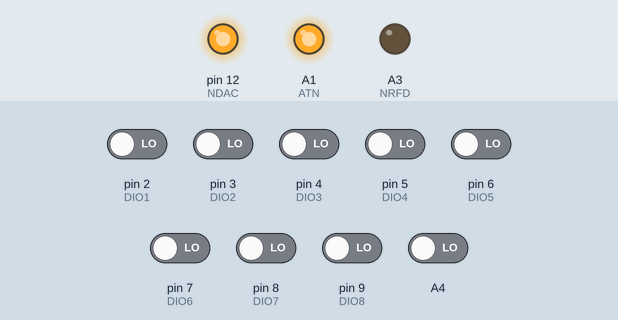
Recording of a sketch running on a simulated Arduino Uno, built with avr-gcc and run on an emulated ATmega328P. On the bench: output pins drawn as LEDs (lit = HIGH). The inputs (shaded band) are chosen by the test bench; at power-on: A4, pin 2 (DIO1), pin 3 (DIO2), pin 4 (DIO3), pin 5 (DIO4), pin 6 (DIO5), pin 7 (DIO6), pin 8 (DIO7), pin 9 (DIO8) LOW. What the sketch prints to the serial monitor is not drawn.

Above: at 1.2 s.
1.3 s: A4 driven HIGH
At 1.9 s:
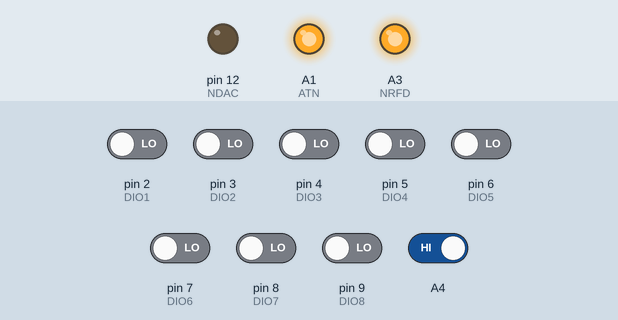
2.8 s: A4 driven LOW
At 3.1 s:
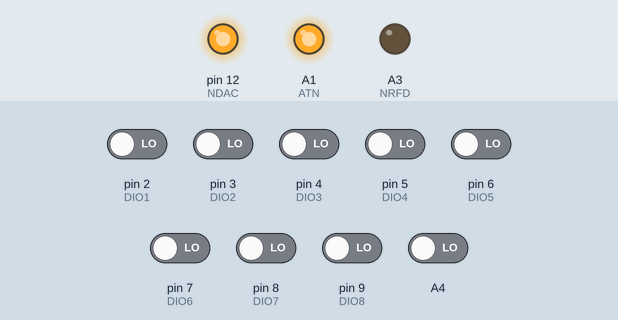
Timing chart, 0 to 5.8 s (numbered marks = the images above; inputs shaded):
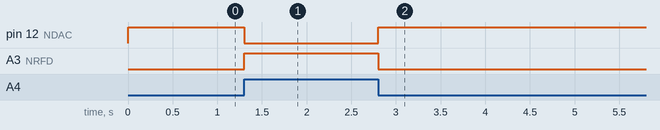

The sketch:

keithly.ino
```cpp
                   // GPIB Pin
                   //     Description
#define EOI  A5    // 05  End-or-Identify
#define DAV  A4    // 06  Data Valid
#define NRFD A3    // 07  Not ready for data
#define NDAC 12    // 08  Not data accepted
#define IFC  11    // 09  Interface clear
#define SRQ  A2    // 10  Service request
#define ATN  A1     // 11  Attention
#define REN  10     // 17  Remote enable

#define DIO1 2     // 01  Data IO 1 LSB
#define DIO2 3     // 02  Data IO 2
#define DIO3 4     // 03  Data IO 3
#define DIO4 5     // 04  Data IO 4
#define DIO5 6     // 13  Data IO 5
#define DIO6 7     // 14  Data IO 6
#define DIO7 8     // 15  Data IO 7
#define DIO8 9     // 16  Data IO 8 MSB

#define TIMEOUT 300000

/**
 * Sets up serial and correct pin modes
 */
void setup()
{
	Serial.begin(9600);

	pinMode(ATN, OUTPUT);
	digitalWrite(ATN, HIGH);
}

/**
 * Main program loop. Repeatedly reads a single byte.
 */
void loop()
{
	Serial.print(readByte());
}

/**
 * Negotiates the receipt of and receives a single byte from the GPIB bus
 * @return The byte
 */
char readByte()
{
	pinMode(NRFD, OUTPUT);
	pinMode(NDAC, OUTPUT);

	digitalWrite(NRFD, HIGH);
	digitalWrite(NDAC, LOW);

	waitUntil(DAV, LOW);
	digitalWrite(NRFD, LOW);

	char data = getData();

	digitalWrite(NDAC, HIGH);

	waitUntil(DAV, HIGH);
	digitalWrite(NDAC, LOW);

	return data;
}

/**
 * Waits until a port has a specific status
 * @param  port   The port number we are concerned with
 * @param  status The status (ie HIGH or LOW)
 * @return        false if we timeout
 */
bool waitUntil(int port, int status)
{
	unsigned long t = millis();
	while (digitalRead(port) != status)
	{
		if (millis() - t > TIMEOUT)
		{
			errorTimeout(port, status);
			return false;
		}
	}
	return true;
}

/**
 * Prints out a timeout error message and then halts program execution
 * @param port   The port the timeout occurred on
 * @param status The status we were waiting for
 */
void errorTimeout(int port, int status)
{
	Serial.print("Error timeout: ");
	Serial.print(port);
	Serial.print(" ");
	Serial.println(status);
	Serial.println("Restart microcontroller");

	while (true) {}
}

/**
 * Obtains the current byte on the data bus
 * @return The byte
 */
char getData()
{
	pinMode(DIO1, INPUT);
	pinMode(DIO2, INPUT);
	pinMode(DIO3, INPUT);
	pinMode(DIO4, INPUT);
	pinMode(DIO5, INPUT);
	pinMode(DIO6, INPUT);
	pinMode(DIO7, INPUT);
	pinMode(DIO8, INPUT);

	char dataA = 0;
	char dataB = 0;

	dataB = bitWrite(dataA, 0, digitalRead(DIO1));
	dataA = bitWrite(dataB, 1, digitalRead(DIO2));
	dataB = bitWrite(dataA, 2, digitalRead(DIO3));
	dataA = bitWrite(dataB, 3, digitalRead(DIO4));
	dataB = bitWrite(dataA, 4, digitalRead(DIO5));
	dataA = bitWrite(dataB, 5, digitalRead(DIO6));
	dataB = bitWrite(dataA, 6, digitalRead(DIO7));
	dataA = bitWrite(dataB, 7, digitalRead(DIO8));

	return ~dataA;
}
```

Measured:
- after the input at 1.3 s, pin 12 (NDAC): HIGH → LOW at once; A3 (NRFD): LOW → HIGH at once
- after the input at 2.8 s, pin 12 (NDAC): LOW → HIGH at once; A3 (NRFD): HIGH → LOW at once
